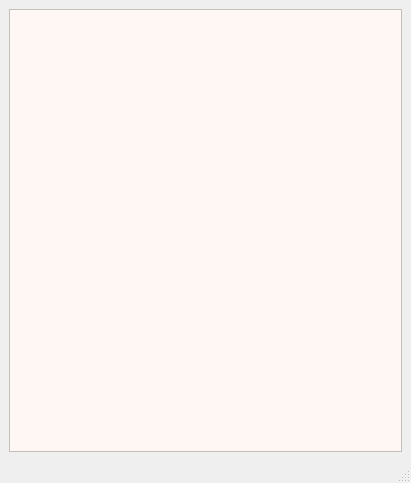
<?xml version="1.0" encoding="UTF-8"?>
<ui version="4.0">
 <class>MainWindow</class>
 <widget class="QMainWindow" name="MainWindow">
  <property name="geometry">
   <rect>
    <x>0</x>
    <y>0</y>
    <width>411</width>
    <height>483</height>
   </rect>
  </property>
  <property name="windowTitle">
   <string>程序使用说明</string>
  </property>
  <widget class="QWidget" name="centralwidget">
   <layout class="QHBoxLayout" name="horizontalLayout">
    <item>
     <widget class="QTextBrowser" name="helpdisplay">
      <property name="font">
       <font>
        <family>Arial</family>
        <pointsize>16</pointsize>
        <weight>75</weight>
        <bold>true</bold>
       </font>
      </property>
      <property name="styleSheet">
       <string notr="true">background-color: rgb(255, 247, 243);</string>
      </property>
     </widget>
    </item>
   </layout>
  </widget>
  <widget class="QMenuBar" name="menubar">
   <property name="geometry">
    <rect>
     <x>0</x>
     <y>0</y>
     <width>411</width>
     <height>22</height>
    </rect>
   </property>
  </widget>
  <widget class="QStatusBar" name="statusbar"/>
 </widget>
 <resources/>
 <connections/>
</ui>
